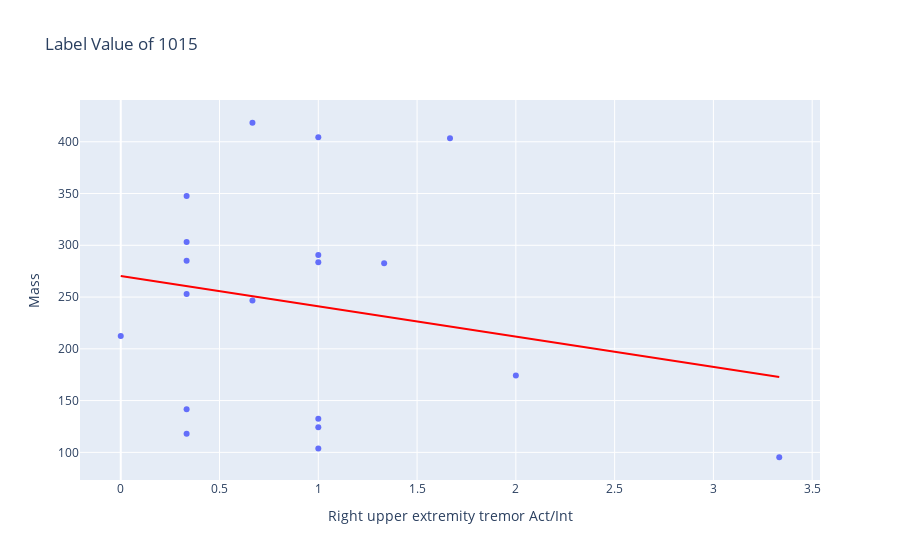

Notebook cell for this chart:
### Markdown cell above
## Plot the paramters with regression fit using ploty express

### Using X: Age, and Y: Mass

### Code cell
X_AXIS = 'Right upper extremity tremor Act/Int'
Y_AXIS = 'Mass'
figure = px.scatter(lv_with_patients, x=X_AXIS, y=Y_AXIS, 
                title=f'Label Value of {LABEL_VALUE}', trendline='ols', trendline_color_override='red')
figure.show()

### Figure 1 — Plotly figure (JSON) as saved in the notebook; plotly's stock layout.template omitted (floating-point values rounded to 4 significant figures)
{"data": [{"hovertemplate": "Right upper extremity tremor Act/Int=%{x}<br>Mass=%{y}<extra></extra>", "legendgroup": "", "marker": {"color": "#636efa", "symbol": "circle"}, "mode": "markers", "name": "", "orientation": "v", "showlegend": false, "type": "scatter", "x": [0.6667, 2, 1, 1.667, 1, 0.3333, 1, 3.333, 1, 0, 1, 0.6667, 1.333, 1, 0.3333, 0.3333, 0.3333, 0.3333, 0.3333], "xaxis": "x", "y": [246.7, 174.2, 103.7, 403.3, 124.4, 347.7, 290.6, 95.28, 132.5, 212.5, 404.4, 418.3, 282.7, 283.5, 118.0, 252.8, 285.1, 303.2, 141.6], "yaxis": "y"}, {"hovertemplate": "<b>OLS trendline</b><br>Mass = -29.2657 * Right upper extremity tremor Act/Int + 270.399<br>R<sup>2</sup>=0.045429<br><br>Right upper extremity tremor Act/Int=%{x}<br>Mass=%{y} <b>(trend)</b><extra></extra>", "legendgroup": "", "line": {"color": "red"}, "marker": {"color": "#636efa", "symbol": "circle"}, "mode": "lines", "name": "", "showlegend": false, "type": "scatter", "x": [0, 0.3333, 0.3333, 0.3333, 0.3333, 0.3333, 0.3333, 0.6667, 0.6667, 1, 1, 1, 1, 1, 1, 1.333, 1.667, 2, 3.333], "xaxis": "x", "y": [270.4, 260.6, 260.6, 260.6, 260.6, 260.6, 260.6, 250.9, 250.9, 241.1, 241.1, 241.1, 241.1, 241.1, 241.1, 231.4, 221.6, 211.9, 172.8], "yaxis": "y"}], "layout": {"legend": {"tracegroupgap": 0}, "title": {"text": "Label Value of 1015"}, "xaxis": {"anchor": "y", "domain": [0, 1], "title": {"text": "Right upper extremity tremor Act/Int"}}, "yaxis": {"anchor": "x", "domain": [0, 1], "title": {"text": "Mass"}}}}
